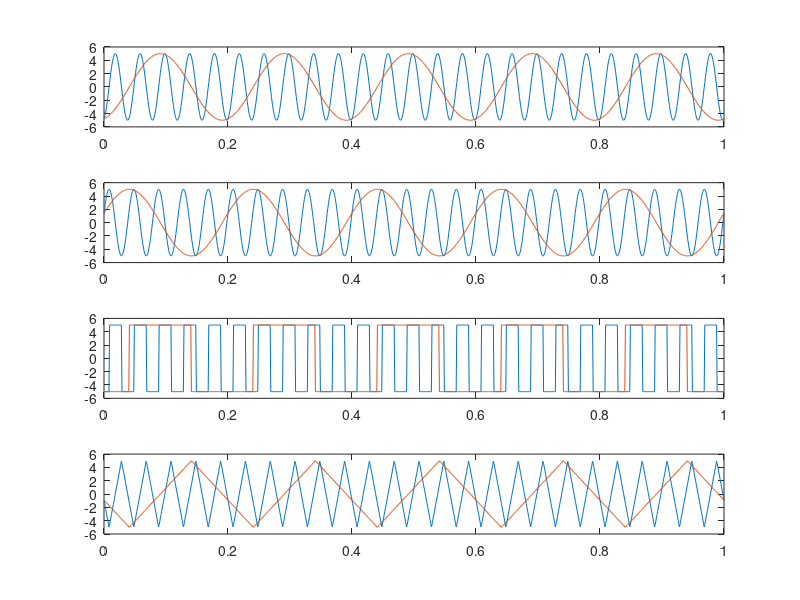

This chart was generated by the following MATLAB code:
clc;
close all;
clear all;

a = input("Enter amplitude: ");
f = input("Enter frequency: ");
p_diff = input("Enter phase difference in radians: ");
t = 0:0.001:1;

sin_wave = a*sin(2*pi*f*t + p_diff);
cos_wave = a*cos(2*pi*f*t + p_diff);
sqr_wave = a*square(2*pi*f*t + p_diff);
trn_wave = a*sawtooth(2*pi*f*t + p_diff, 1/2);

figure;

subplot(4,1,1);
plot(t, sin_wave, 'r');

subplot(4,1,2);
plot(t, cos_wave, 'r');

subplot(4,1,3);
plot(t, sqr_wave, 'r');

subplot(4,1,4);
plot(t, trn_wave, 'r');

% scaling
scl = input("Enter scaling: ");

sin_wave_n = a*sin(2*pi*f*t*scl + p_diff);
cos_wave_n = a*cos(2*pi*f*t*scl + p_diff);
sqr_wave_n = a*square(2*pi*f*t*scl + p_diff);
trn_wave_n = a*sawtooth(2*pi*f*t*scl + p_diff, 1/2);

subplot(4,1,1);
plot(t, sin_wave_n, t, sin_wave);

subplot(4,1,2);
plot(t, cos_wave_n, t, cos_wave);

subplot(4,1,3);
plot(t, sqr_wave_n, t, sqr_wave);

subplot(4,1,4);
plot(t, trn_wave_n, t, trn_wave);

return;